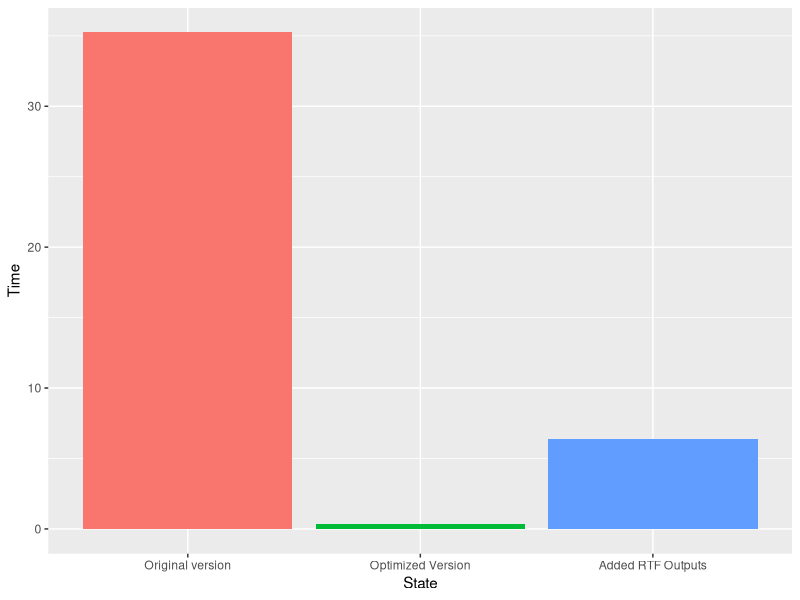
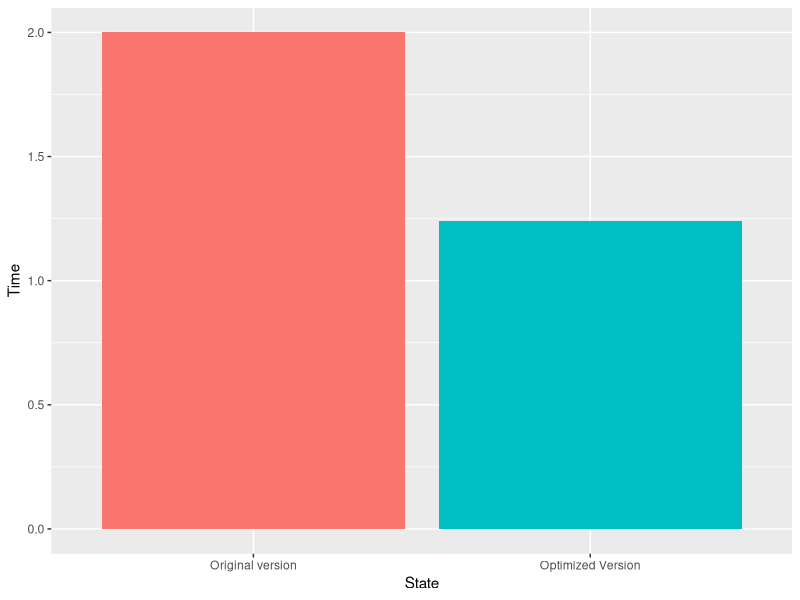

Generate these figures, in order, with R:

library(ggplot2)
# Plotting code for SAS timings -------------------------------------------

times <- data.frame(State = c("Original version", "Optimized Version", "Added RTF Outputs"), Time = c(35.24,0.36, 6.41))
times$State <- factor(times$State, levels = times$State)
ggplot(data = times, aes(x=State, y = Time, fill = State)) + geom_bar(stat="identity") + guides(fill=FALSE)


# Plotting code for R timings -------------------------------------------

timesR <- data.frame(State = c("Original version", "Optimized Version"), Time = c(2.00,1.24))
timesR$State <- factor(timesR$State, levels = timesR$State)
ggplot(data = timesR, aes(x=State, y = Time, fill = State)) + geom_bar(stat="identity") + guides(fill=FALSE)
